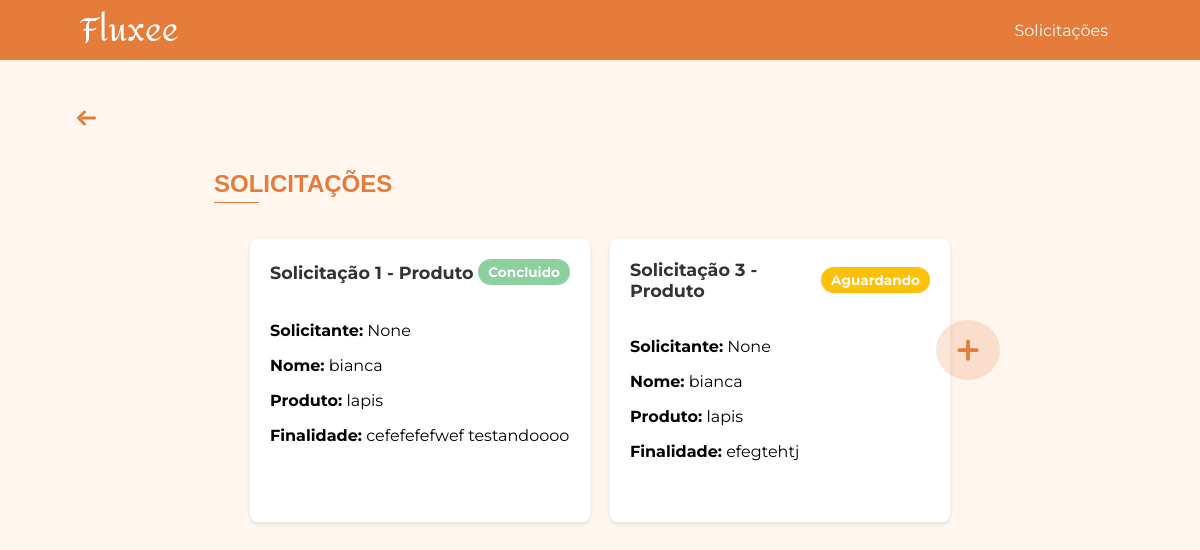
/solicitacoes/ (signed in), run on the app's committed database.
### app/models.py (models this page shows, shortened)
class Solicitacao(db.Model):
    __tablename__ = 'solicitacao'
    id = db.Column(db.Integer, primary_key=True)
    nome = db.Column(db.String(200), nullable=False)
    solicitante = db.Column(db.String(200), nullable=True)
    disciplina_id = db.Column(db.Integer, db.ForeignKey('disciplina.id'), nullable=True)
    disciplina = db.relationship('Disciplina', backref=db.backref('solicitacoes', lazy=True))
    user_id = db.Column(db.Integer, db.ForeignKey('user.id'), nullable=False)
    user = db.relationship('User', backref=db.backref('solicitacoes', lazy=True))
    produto_id = db.Column(db.Integer, db.ForeignKey("produto.id"))
    produto = db.relationship('Produto', backref='solicitacoes', lazy=True)
    quantidade = db.Column(db.Integer)
    data_limite = db.Column(db.Date)
    finalidade = db.Column(db.Text)
    status = db.Column(db.String(50), nullable=False, default="Aguardando")

class Produto(db.Model):
    __tablename__ = 'produto'
    id = db.Column(db.Integer, primary_key=True)
    nome = db.Column(db.String(200), nullable=False)
    tipo_id = db.Column(db.Integer, db.ForeignKey('tipo_produto.id'), nullable=True)
    tipo = db.relationship('TipoProduto', backref=db.backref('produtos', lazy=True))
    fornecedor_id = db.Column(db.Integer, db.ForeignKey('fornecedor.id'), nullable=True)
    fornecedor = db.relationship('Fornecedor', backref=db.backref('produtos', lazy=True))
    quantidade = db.Column(db.Integer, nullable=False)
    data_entrada = db.Column(db.Date, nullable=False, default=date.today)
    unidade_medida_id = db.Column(db.Integer, db.ForeignKey('unidade_medida.id'), nullable=True)
    unidade_medida = db.relationship('UnidadeMedida', backref=db.backref('produtos', lazy=True))
    imagem = db.Column(db.String(200), nullable=True)  # caminho para a imagem

### app/view.py (the view)
@app.route('/solicitacoes/')
@login_required
def solicitacoes():
    if current_user.tipo_usuario == "admin":
        solicitacoes_produto_models = Solicitacao.query.options(
            db.joinedload(Solicitacao.disciplina),
            db.joinedload(Solicitacao.produto)
        ).filter_by(status="Aguardando").all()
        solicitacoes_produto_dto = [
            SolicitacaoProdutoDTO(
                id=s.id,
                nome=s.nome,
                disciplina_nome=s.disciplina.nome if s.disciplina else "N/A",
                produto_nome=s.produto.nome if s.produto else "N/A",
                quantidade=s.quantidade,
                data_limite=s.data_limite,
                finalidade=s.finalidade,
                status=s.status
            ) for s in solicitacoes_produto_models
        ]
        solicitacoes_transporte_models = SolicitacaoTransporte.query.filter_by(status="Aguardando").all()
        solicitacoes_transporte_dto = [
            SolicitacaoTransporteDTO(
                id=s.id,
                solicitante=s.solicitante,
                servico_id=s.servico_id,
                data_saida=s.data_saida,
                data_retorno=s.data_retorno,
                quantidade_de_onibus=s.quantidade_de_onibus,
                horario_de_saida=s.horario_de_saida,
                horario_de_chegada=s.horario_de_chegada,
                status=s.status
            ) for s in solicitacoes_transporte_models
        ]
        solicitacoes_seguranca_models = SolicitacaoSeguranca.query.filter_by(status="Aguardando").all()
        solicitacoes_seguranca_dto = [
            SolicitacaoSegurancaDTO(
                id=s.id,
                solicitante=s.solicitante,
                servico_id=s.servico_id,
                data_inicio=s.data_inicio,
                area_atuacao=s.area_atuacao,
                turno=s.turno,
                status=s.status
            ) for s in solicitacoes_seguranca_models
        ]
        solicitacoes_limpeza_models = SolicitacaoLimpeza.query.filter_by(status="Aguardando").all()
        solicitacoes_limpeza_dto = [
            SolicitacaoLimpezaDTO(
                id=s.id,
                solicitante=s.solicitante,
                servico_id=s.servico_id,
                tempo=s.tempo,
                ambiente=s.ambiente,
                frequencia=s.frequencia,
                status=s.status
            ) for s in solicitacoes_limpeza_models
        ]
        solicitacoes = solicitacoes_produto_dto + solicitacoes_transporte_dto + solicitacoes_seguranca_dto + solicitacoes_limpeza_dto
    else:
        solicitacoes_produto_models = Solicitacao.query.options(
            db.joinedload(Solicitacao.disciplina),
            db.joinedload(Solicitacao.produto)
        ).filter_by(user_id=current_user.id).all()  # <-- removido status="Aguardando"
        solicitacoes = [
            SolicitacaoProdutoDTO(
                id=s.id,
                nome=s.nome,
                solicitante=s.solicitante,
                disciplina_nome=s.disciplina.nome if s.disciplina else "N/A",
                produto_nome=s.produto.nome if s.produto else "N/A",
                quantidade=s.quantidade,
                data_limite=s.data_limite,
                finalidade=s.finalidade,
                status=s.status  # aqui o status pode ser Aguardando ou Concluido
            ) for s in solicitacoes_produto_models
        ]
    return render_template(
        'solicitacoes.html',
        solicitacoes=solicitacoes
    )

### app/models.py (called while the page is built)
@login_manager.user_loader
def load_user(user_id):
    return User.query.get(int(user_id))

### app/templates/solicitacoes.html (shortened to what this page needs)
<!DOCTYPE html>
<html lang="pt-BR">
<head>
    <link rel="stylesheet" href="{{ url_for('static', filename='css/home.css') }}">
    <link rel="stylesheet" href="{{ url_for('static', filename='css/solicitacoes.css') }}">
</head>
<body>
    {% include 'componentes/alertas/alerta_sucesso.html' %}
    {% include 'componentes/header/header.html' %}
    {% with texto="SOLICITAÇÕES" %}
        {% include 'componentes/titulos/titulo.html' %}
    {% endwith %}
    <div class="gestao-botao">
        {% include 'componentes/botoes/botao_gestao_add_solicitacao.html' %}
    </div>
    <div class="solicitacoes-container">
        {% for solicitacao in solicitacoes %}
            {% include 'componentes/cards/card_solicitacao.html' %}
        {% else %}
            <p>Nenhuma solicitação encontrada.</p>
        {% endfor %}
    </div>
</body>
</html>

### app/templates/componentes/cards/card_solicitacao.html (shortened to what this page needs)
<div class="solicitacao-card">
    <div class="header">
        <span class="id-solicitacao">Solicitação {{ solicitacao.id }} - {{ solicitacao.categoria }}</span>
        <span class="status {{ solicitacao.status | lower }}">{{ solicitacao.status }}</span>
    </div>
    <div class="content">
        <p><strong>Solicitante:</strong> {{ solicitacao.solicitante }}</p>
        {% if solicitacao.categoria == "Transporte" %}
            <p><strong>Data de Saída:</strong> {{ solicitacao.data_saida }}</p>
            <p><strong>Data de Retorno:</strong> {{ solicitacao.data_retorno }}</p>
        {% elif solicitacao.categoria == "Limpeza" %}
            <p><strong>Tempo:</strong> {{ solicitacao.tempo }}</p>
            <p><strong>Ambiente:</strong> {{ solicitacao.ambiente }}</p>
            <p><strong>Frequência:</strong> {{ solicitacao.frequencia }}</p>
        {% elif solicitacao.categoria == "Segurança" %}
            <p><strong>Data de Início:</strong> {{ solicitacao.data_inicio }}</p>
            <p><strong>Área de Atuação:</strong> {{ solicitacao.area_atuacao }}</p>
            <p><strong>Turno:</strong> {{ solicitacao.turno }}</p>
        {% elif solicitacao.categoria == "Produto" %}
            <p><strong>Nome:</strong> {{ solicitacao.nome }}</p>
            <p><strong>Produto:</strong> {{ solicitacao.produto_nome }}</p>
            <p><strong>Finalidade:</strong> {{ solicitacao.finalidade }}</p>
        {% endif %}
    </div>
</div>

### app/static/css/home.css (style rules this page uses)
html, body { margin: 0; padding: 0; font-family: 'Montserrat', Arial, sans-serif; background-color: #FFF6F0; }
.gestao-botao { display: flex; align-items: flex-start; }

### app/static/css/solicitacoes.css (style rules this page uses)
.solicitacoes-container { width: 80%; margin-inline: auto ; display: flex; flex-wrap: wrap; gap: 20px; padding: 20px; justify-content: center; }
.solicitacao-card { background-color: #fff; border-radius: 8px; box-shadow: 0 2px 4px rgba(0, 0, 0, 0.1); width: 300px; padding: 20px; display: flex; flex-direction: column; gap: 10px; }
.solicitacao-card .header { display: flex; justify-content: space-between; align-items: center; margin-bottom: 10px; }
.solicitacao-card .id-solicitacao { font-size: 1.1em; font-weight: bold; color: #333; }
.solicitacao-card .status { padding: 5px 10px; border-radius: 20px; font-size: 0.85em; font-weight: bold; color: #fff; }
.solicitacao-card .status.aguardando { background-color: #ffc107; }
.solicitacao-card .status.concluido { background-color: #8cd19d; }
.solicitacao-card .content { margin-bottom: 15px; }

### data on the page
Solicitacao: id "1", categoria "Produto", status "Concluido", solicitante "None", nome "bianca", produto_nome "lapis", finalidade "cefefefefwef testandoooo"
Solicitacao: status "Aguardando", nome "bianca", finalidade "efegtehtj"
Produto: produto_nome "lapis"

### other printed values
{{ texto }} "SOLICITAÇÕES"
{{ solicitacao.id }} "3"
{{ solicitacao.categoria }} "Produto"
{{ solicitacao.solicitante }} "None"
